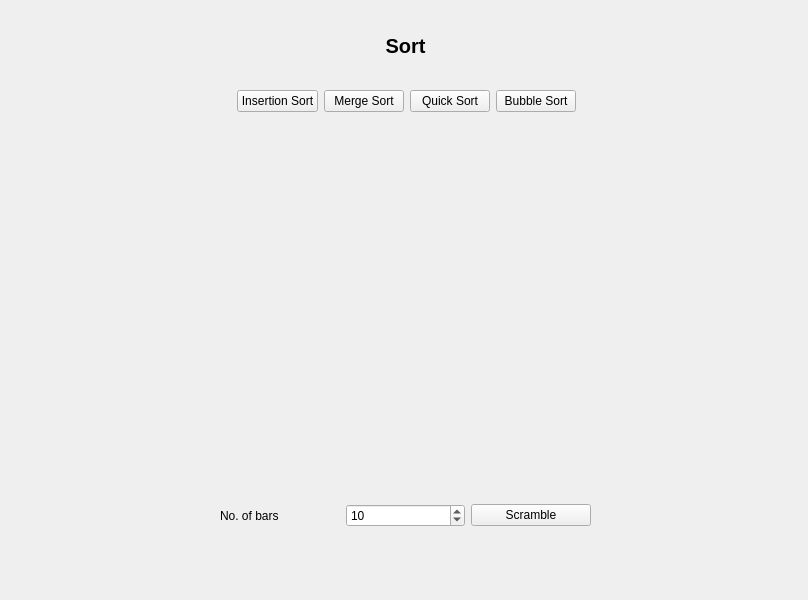
<?xml version="1.0" encoding="UTF-8"?>
<ui version="4.0">
 <class>mainWindow</class>
 <widget class="QMainWindow" name="mainWindow">
  <property name="geometry">
   <rect>
    <x>0</x>
    <y>0</y>
    <width>808</width>
    <height>600</height>
   </rect>
  </property>
  <property name="windowTitle">
   <string>Sort And Shuffle</string>
  </property>
  <widget class="QWidget" name="centralwidget">
   <widget class="MplWidget" name="MplWidget" native="true">
    <property name="geometry">
     <rect>
      <x>17</x>
      <y>130</y>
      <width>771</width>
      <height>361</height>
     </rect>
    </property>
   </widget>
   <widget class="QLabel" name="lblTitle">
    <property name="geometry">
     <rect>
      <x>20</x>
      <y>20</y>
      <width>771</width>
      <height>51</height>
     </rect>
    </property>
    <property name="font">
     <font>
      <pointsize>15</pointsize>
      <weight>75</weight>
      <bold>true</bold>
     </font>
    </property>
    <property name="text">
     <string>Sort</string>
    </property>
    <property name="alignment">
     <set>Qt::AlignCenter</set>
    </property>
   </widget>
   <widget class="QWidget" name="layoutWidget">
    <property name="geometry">
     <rect>
      <x>21</x>
      <y>81</y>
      <width>771</width>
      <height>41</height>
     </rect>
    </property>
    <layout class="QHBoxLayout" name="horizontalLayout">
     <item>
      <spacer name="horizontalSpacer">
       <property name="orientation">
        <enum>Qt::Horizontal</enum>
       </property>
       <property name="sizeHint" stdset="0">
        <size>
         <width>40</width>
         <height>20</height>
        </size>
       </property>
      </spacer>
     </item>
     <item>
      <widget class="QPushButton" name="btn_Insertion">
       <property name="text">
        <string>Insertion Sort</string>
       </property>
      </widget>
     </item>
     <item>
      <widget class="QPushButton" name="btn_Merge">
       <property name="text">
        <string>Merge Sort</string>
       </property>
      </widget>
     </item>
     <item>
      <widget class="QPushButton" name="btn_Quick">
       <property name="text">
        <string>Quick Sort</string>
       </property>
      </widget>
     </item>
     <item>
      <widget class="QPushButton" name="btn_Bubble">
       <property name="text">
        <string>Bubble Sort</string>
       </property>
      </widget>
     </item>
     <item>
      <spacer name="horizontalSpacer_2">
       <property name="orientation">
        <enum>Qt::Horizontal</enum>
       </property>
       <property name="sizeHint" stdset="0">
        <size>
         <width>40</width>
         <height>20</height>
        </size>
       </property>
      </spacer>
     </item>
    </layout>
   </widget>
   <widget class="QWidget" name="layoutWidget">
    <property name="geometry">
     <rect>
      <x>220</x>
      <y>500</y>
      <width>371</width>
      <height>31</height>
     </rect>
    </property>
    <layout class="QHBoxLayout" name="horizontalLayout_2">
     <item>
      <widget class="QLabel" name="lblBars">
       <property name="text">
        <string>No. of bars</string>
       </property>
      </widget>
     </item>
     <item>
      <widget class="QSpinBox" name="spnBars">
       <property name="minimum">
        <number>0</number>
       </property>
       <property name="value">
        <number>10</number>
       </property>
      </widget>
     </item>
     <item>
      <widget class="QPushButton" name="btn_Scramble">
       <property name="text">
        <string>Scramble</string>
       </property>
      </widget>
     </item>
    </layout>
   </widget>
  </widget>
  <widget class="QMenuBar" name="menubar">
   <property name="geometry">
    <rect>
     <x>0</x>
     <y>0</y>
     <width>808</width>
     <height>26</height>
    </rect>
   </property>
  </widget>
 </widget>
 <customwidgets>
  <customwidget>
   <class>MplWidget</class>
   <extends>QWidget</extends>
   <header>mplwidget.h</header>
   <container>1</container>
  </customwidget>
 </customwidgets>
 <resources/>
 <connections/>
</ui>
